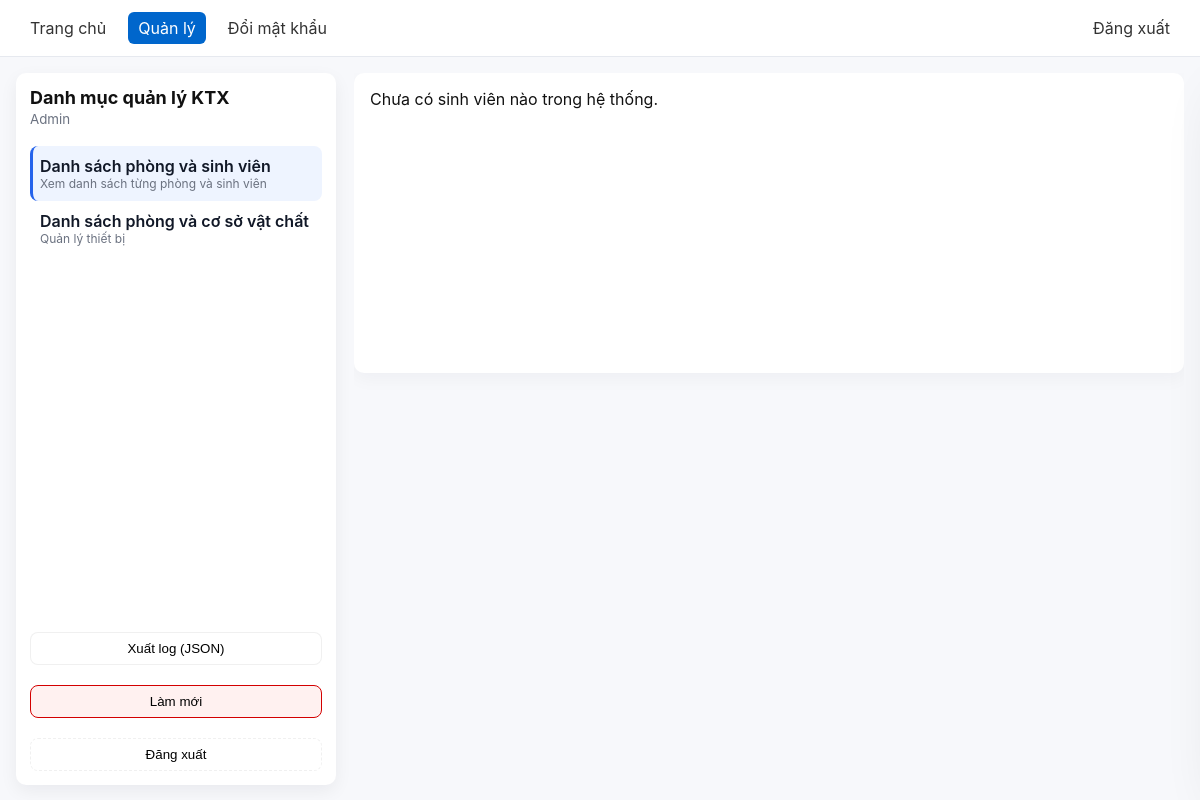
/manager/dashboard.php, run on an earlier commit of the app's database.
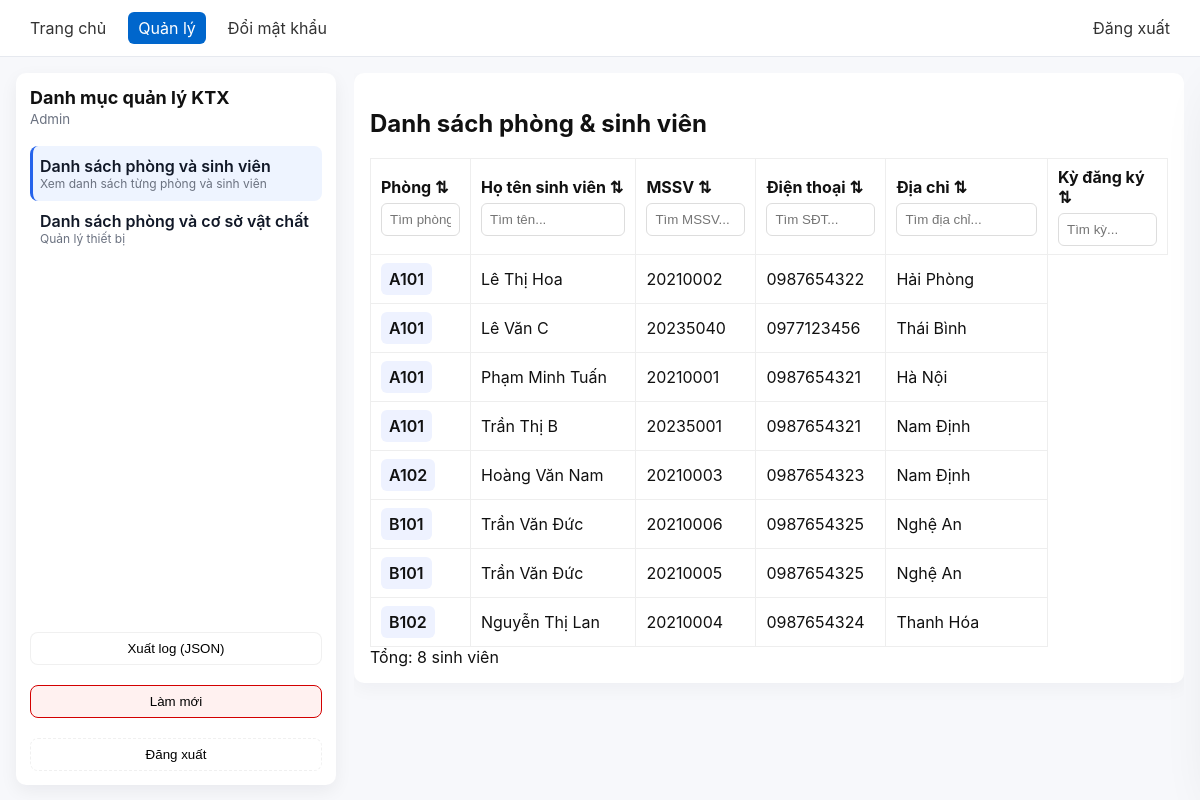
And on a later commit of the database.
### tables this page shows
CREATE TABLE STUDENT
(
    STD_ID VARCHAR(20) NOT NULL PRIMARY KEY,
    STD_NAME VARCHAR(100) NOT NULL,
    STD_DOB DATETIME NOT NULL,
    STD_GD VARCHAR(10) NOT NULL,
    STD_PHONE VARCHAR(20) NOT NULL,
    STD_ADR VARCHAR(200) NOT NULL,
    STARTDATE DATETIME,
    ENDDATE DATETIME,
    STD_IMG VARCHAR(255),
    USER_ID INT NOT NULL,
    BLOCK_ID VARCHAR(10),
    ROOM_ID VARCHAR(10),
    FOREIGN KEY (ROOM_ID) REFERENCES ROOM(ROOM_ID),
    FOREIGN KEY (USER_ID) REFERENCES USERS(USER_ID),
    FOREIGN KEY (BLOCK_ID) REFERENCES BLOCK(BLOCK_ID)
);

CREATE TABLE ROOM
(
    ROOM_ID VARCHAR(10) PRIMARY KEY,
    CAPACITY INT,
    OCCUPIED INT,
    BLOCK_ID VARCHAR(10) NOT NULL,
    FOREIGN KEY (BLOCK_ID) REFERENCES BLOCK(BLOCK_ID)
);

### manager/dashboard.php (the view, shortened to what this page needs)
<?php
require_once '../database_connection.php';
$students = [];
try {
    if ($conn) {
        mysqli_set_charset($conn, "utf8mb4");
        $studentQuery = "SELECT s.STD_ID, s.STD_NAME, s.STD_PHONE, s.STD_ADR,
                         s.STARTDATE, s.STD_IMG, r.ROOM_ID, b.BLOCK_ID
                         FROM STUDENT s
                         INNER JOIN ROOM r ON r.ROOM_ID = s.ROOM_ID
                         LEFT JOIN BLOCK b ON r.BLOCK_ID = b.BLOCK_ID
                         ORDER BY r.ROOM_ID, s.STD_NAME";
        $result = mysqli_query($conn, $studentQuery);
        if ($result) {
            while ($row = mysqli_fetch_assoc($result)) {
                $students[] = $row;
            }
        }
    }
} catch (Exception $e) {
    $studentError = $e->getMessage();
}
?>
<!DOCTYPE html>
<html lang="vi">
<head>
  <link rel="stylesheet" href="../assets/css/style.css" />
  <link rel="stylesheet" href="../assets/css/manager_dashboard.css" />
</head>
<body>
  <header class="nav">
    <a href="home.php">Trang chủ</a>
    <a href="dashboard.php" class="active">Quản lý</a>
    <a href="../change_password.php">Đổi mật khẩu</a>
    <a href="../logout.php" style="margin-left:auto">Đăng xuất</a>
  </header>
  <main class="admin-container">
    <aside class="sidebar">
      <div class="sidebar-header">
        <h3>Danh mục quản lý KTX</h3>
        <small id="sidebar-sub">Admin</small>
      </div>
      <nav id="sidebarList" class="sidebar-list">
        <div class="sidebar-item active" data-view="students">
          <div>
            <div class="item-title">Danh sách phòng và sinh viên</div>
            <div class="item-desc">Xem danh sách từng phòng và sinh viên</div>
          </div>
        </div>
        <div class="sidebar-item" data-view="inventory">
          <div>
            <div class="item-title">Danh sách phòng và cơ sở vật chất</div>
            <div class="item-desc">Quản lý thiết bị</div>
          </div>
        </div>
      </nav>
      <div class="sidebar-footer">
        <button id="exportBtn" class="btn">Xuất log (JSON)</button>
        <button id="clearBtn" class="btn danger">Làm mới</button>
        <button id="logoutAdmin" class="btn ghost">Đăng xuất</button>
      </div>
    </aside>
    <section id="adminContent" class="content-area">
      <div id="contentInner" class="content-inner">
        <div id="studentView" class="view-content">
          <?php if (isset($studentError)): ?>
            <div class="alert alert-error">⚠️ Lỗi: <?= htmlspecialchars($studentError) ?></div>
          <?php elseif (empty($students)): ?>
            <div class="alert alert-info">Chưa có sinh viên nào trong hệ thống.</div>
          <?php else: ?>
            <h2>Danh sách phòng & sinh viên</h2>
            <div class="student-table-wrapper">
              <table class="table student-table" id="studentTable">
                <thead>
                  <tr>
                    <th style="width: 100px">
                      <div class="th-content" data-col="0">
                        <span>Phòng</span>
                        <span class="sort-icon">⇅</span>
                      </div>
                      <input type="text" class="col-search" data-col="0" placeholder="Tìm phòng...">
                    </th>
                    <th>
                      <div class="th-content" data-col="1">
                        <span>Họ tên sinh viên</span>
                        <span class="sort-icon">⇅</span>
                      </div>
                      <input type="text" class="col-search" data-col="1" placeholder="Tìm tên...">
                    </th>
                    <th style="width: 120px">
                      <div class="th-content" data-col="2">
                        <span>MSSV</span>
                        <span class="sort-icon">⇅</span>
                      </div>
                      <input type="text" class="col-search" data-col="2" placeholder="Tìm MSSV...">
                    </th>
                    <th style="width: 130px">
                      <div class="th-content" data-col="3">
                        <span>Điện thoại</span>
                        <span class="sort-icon">⇅</span>
                      </div>
                      <input type="text" class="col-search" data-col="3" placeholder="Tìm SĐT...">
                    </th>
                    <th>
                      <div class="th-content" data-col="4">
                        <span>Địa chỉ</span>
                        <span class="sort-icon">⇅</span>
                      </div>
                      <input type="text" class="col-search" data-col="4" placeholder="Tìm địa chỉ...">
                    </th>
                    <th style="width: 120px">
                      <div class="th-content" data-col="5">
                        <span>Kỳ đăng ký</span>
                        <span class="sort-icon">⇅</span>
                      </div>
                      <input type="text" class="col-search" data-col="5" placeholder="Tìm kỳ...">
                    </th>
                  </tr>
                </thead>
                <tbody>
                  <?php foreach ($students as $s): ?>
                  <tr>
                    <td><span class="room-badge"><?= htmlspecialchars($s['ROOM_ID']) ?></span></td>
                    <td><?= htmlspecialchars($s['STD_NAME']) ?></td>
                    <td><?= htmlspecialchars($s['STD_ID']) ?></td>
                    <td><?= htmlspecialchars($s['STD_PHONE']) ?></td>
                    <td><?= htmlspecialchars($s['STD_ADR']) ?></td>
                  </tr>
                  <?php endforeach; ?>
                </tbody>
              </table>
            </div>
            <div class="table-info">Tổng: <?= count($students) ?> sinh viên</div>
          <?php endif; ?>
        </div>
      </div>
    </section>
  </main>
</body>
</html>

### assets/css/style.css (style rules this page uses)
:root { --primary: #0066cc; --dark: #004c99; --danger: #cc3300; --bg: #f7f9fc; }
* { box-sizing: border-box }
body { font-family: Arial, Helvetica, sans-serif; margin: 0; background: var(--bg); color: #111; }
.nav { background: white; padding: 12px 20px; display: flex; gap: 12px; border-bottom: 1px solid #e6e9ef; }
.nav a { text-decoration: none; color: #333; padding: 6px 10px; border-radius: 6px; }
.nav a.active { background: var(--primary); color: white; }
input { width: 100%; padding: 8px; margin-top: 6px; border: 1px solid #ddd; border-radius: 6px; }
.btn { display: inline-block; margin-top: 12px; background: var(--primary); color: white; padding: 8px 12px; border-radius: 6px; text-decoration: none; border: none; cursor: pointer }
table { width: 100%; border-collapse: collapse; margin-top: 12px; background: white }
table th, table td { padding: 8px; border: 1px solid #eee; text-align: left }
.danger { background: var(--danger) }

### assets/css/manager_dashboard.css (style rules this page uses)
:root { --sidebar-w: 320px; --viewer-w: 380px; --gap: 18px; --bg: #f7f8fb; --muted: #6b7280; --accent: #2563eb; }
* { box-sizing: border-box }
body, html { height: 100%; margin: 0; font-family: Inter, "Segoe UI", Roboto, "Helvetica Neue", Arial; }
.admin-container { display: flex; min-height: calc(100vh - 56px); gap: var(--gap); background: var(--bg); padding: 16px; }
.sidebar { width: var(--sidebar-w); background: white; border-radius: 10px; padding: 14px; box-shadow: 0 6px 18px rgba(22, 24, 40, 0.06); display: flex; flex-direction: column; gap: 12px; }
.sidebar-header h3 { margin: 0; font-size: 18px }
.sidebar-header small { color: var(--muted) }
.sidebar-list { flex: 1; overflow: auto; padding-top: 6px }
.sidebar-item { display: flex; align-items: center; gap: 10px; padding: 10px; border-radius: 8px; cursor: pointer; transition: background .15s, transform .08s; color: #111827; }
.sidebar-item.active { background: #eef4ff; border-left: 3px solid var(--accent); padding-left: 7px }
.sidebar-item .item-title { font-weight: 600 }
.sidebar-item .item-desc { font-size: 12px; color: var(--muted) }
.sidebar-footer { display: flex; flex-direction: column; gap: 8px }
.btn { padding: 8px 10px; border-radius: 8px; border: 1px solid rgba(0, 0, 0, 0.06); background: white; color: black; cursor: pointer }
.btn.danger { background: #fff1f0; border-color: #d30000 }
.btn.ghost { background: transparent; border: 1px dashed rgba(0, 0, 0, 0.06) }
.content-area { flex: 1; min-width: 360px; position: relative; overflow: auto; }
.content-inner { background: white; padding: 16px; border-radius: 10px; box-shadow: 0 6px 18px rgba(22, 24, 40, 0.04); min-height: 300px; }
.table { width: 100%; border-collapse: collapse }
.table th, .table td { padding: 8px 10px; border-bottom: 1px solid #eee; text-align: left; }
.room-badge { display: inline-block; padding: 6px 8px; background: #eef2ff; border-radius: 6px; font-weight: 600 }

What changed in the data, as far as the page shows it:
added student: ROOM_ID.ROOM_ID "A101", STD_NAME "Lê Thị Hoa", STD_ID "20210002", STD_PHONE "0987654322", STD_ADR "Hải Phòng"
added student: ROOM_ID.ROOM_ID "A101", STD_NAME "Lê Văn C", STD_ID "20235040", STD_PHONE "0977123456", STD_ADR "Thái Bình"
added student: ROOM_ID.ROOM_ID "A101", STD_NAME "Phạm Minh Tuấn", STD_ID "20210001", STD_PHONE "0987654321", STD_ADR "Hà Nội"
added student: ROOM_ID.ROOM_ID "A101", STD_NAME "Trần Thị B", STD_ID "20235001", STD_PHONE "0987654321", STD_ADR "Nam Định"
added student: ROOM_ID.ROOM_ID "A102", STD_NAME "Hoàng Văn Nam", STD_ID "20210003", STD_PHONE "0987654323", STD_ADR "Nam Định"
added student: ROOM_ID.ROOM_ID "B101", STD_NAME "Trần Văn Đức", STD_ID "20210006", STD_PHONE "0987654325", STD_ADR "Nghệ An"
added student: ROOM_ID.ROOM_ID "B101", STD_NAME "Trần Văn Đức", STD_ID "20210005", STD_PHONE "0987654325", STD_ADR "Nghệ An"
added student: ROOM_ID.ROOM_ID "B102", STD_NAME "Nguyễn Thị Lan", STD_ID "20210004", STD_PHONE "0987654324", STD_ADR "Thanh Hóa"
Also different on the page:
count($students): (not shown) → "8"
text no longer shown: "Chưa có sinh viên nào trong hệ thống."
text now shown: "Danh sách phòng & sinh viên Phòng ⇅ Họ tên sinh viên ⇅ MSSV ⇅ Điện thoại ⇅ Địa chỉ ⇅ Kỳ đăng ký ⇅ Tổng: sinh viên"
